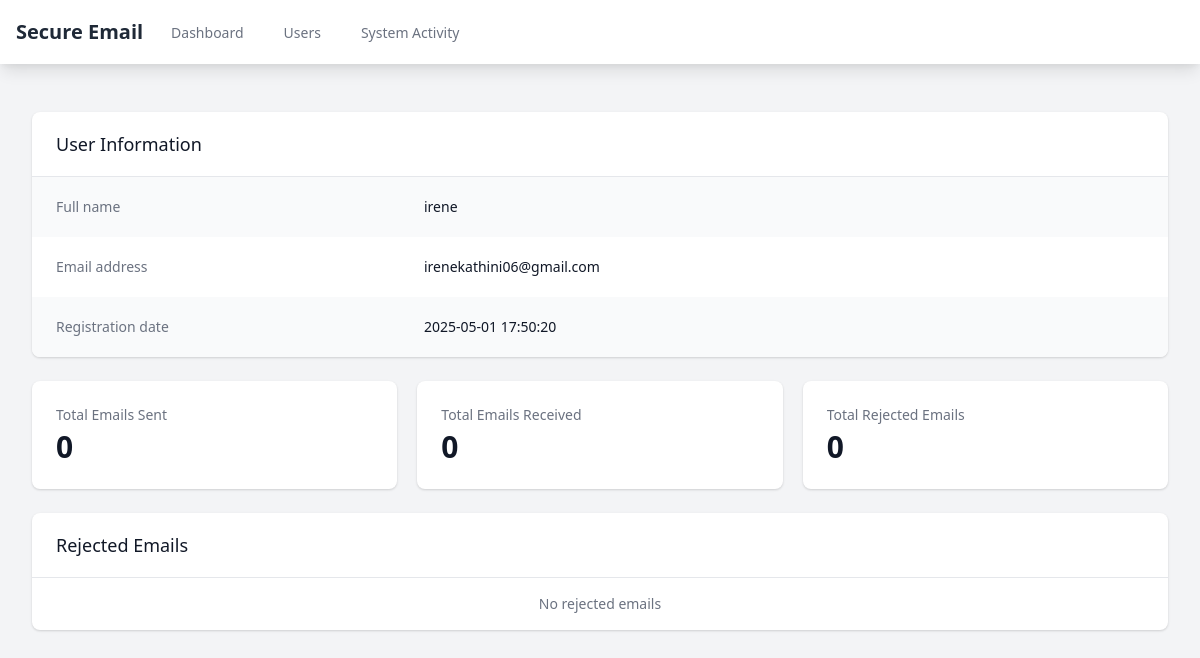
/admin/user/2/activity (signed in), run on an earlier commit of the app's database.
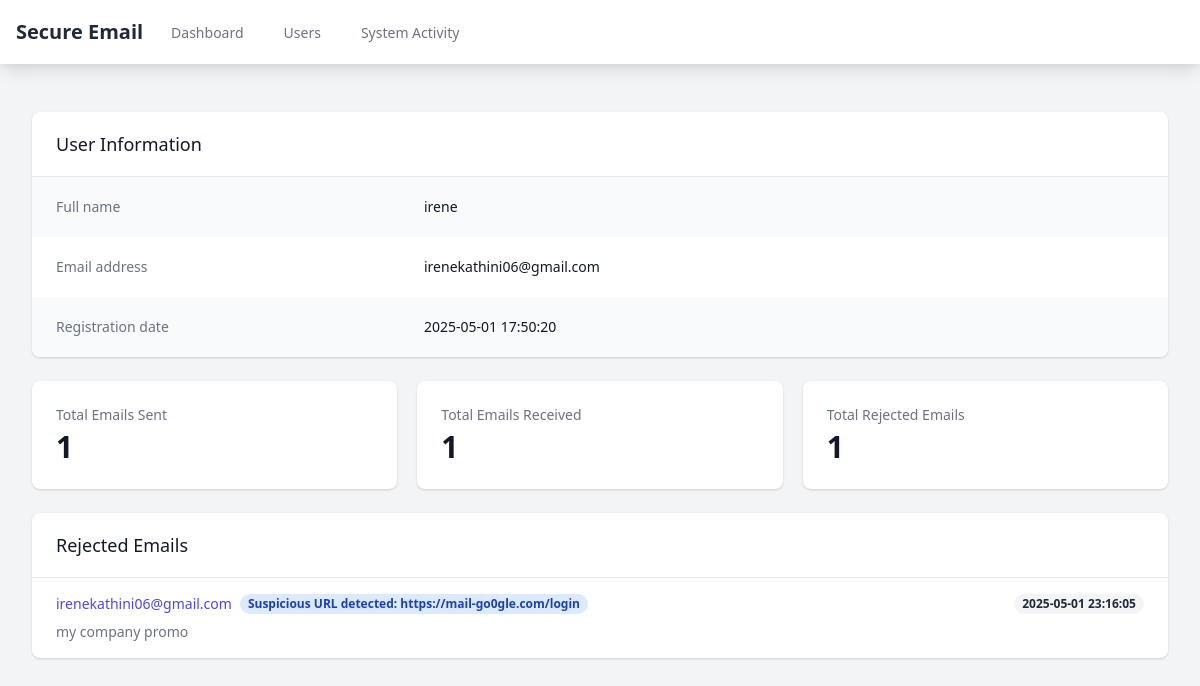
And on a later commit of the database.
### tables this page shows
CREATE TABLE users (
                id INTEGER PRIMARY KEY AUTOINCREMENT,
                fullname TEXT NOT NULL,
                email TEXT NOT NULL UNIQUE,
                password TEXT NOT NULL,
                is_admin BOOLEAN DEFAULT FALSE,
                is_approved BOOLEAN DEFAULT FALSE,
                profile_picture TEXT,
                bio TEXT,
                created_at DATETIME DEFAULT CURRENT_TIMESTAMP,
                last_updated DATETIME DEFAULT CURRENT_TIMESTAMP
            );

CREATE TABLE rejected_emails (
                id INTEGER PRIMARY KEY AUTOINCREMENT,
                sender TEXT,
                recipient TEXT,
                subject TEXT,
                message TEXT,
                reason TEXT,
                timestamp DATETIME DEFAULT CURRENT_TIMESTAMP
            );

### app.py (the view)
@app.route('/admin/user/<int:user_id>/activity')
@admin_required
def admin_user_activity(user_id):
    try:
        conn = sqlite3.connect(DB_NAME)
        conn.row_factory = sqlite3.Row
        c = conn.cursor()
        c.execute('SELECT id, fullname, email, created_at FROM users WHERE id = ?', (user_id,))
        user = c.fetchone()
        if not user:
            return redirect(url_for('admin_users'))
        c.execute('''
            SELECT * FROM emails
            WHERE sender = ?
            ORDER BY timestamp DESC
        ''', (user['email'],))
        sent_emails = c.fetchall()
        c.execute('''
            SELECT * FROM emails
            WHERE recipient = ?
            ORDER BY timestamp DESC
        ''', (user['email'],))
        received_emails = c.fetchall()
        c.execute('''
            SELECT * FROM rejected_emails
            WHERE sender = ? OR recipient = ?
            ORDER BY timestamp DESC
        ''', (user['email'], user['email']))
        rejected_emails = c.fetchall()
        stats = {
            'total_sent': len(sent_emails),
            'total_received': len(received_emails),
            'total_rejected': len(rejected_emails),
            'spam_attempts': sum(1 for email in rejected_emails if 'Spam' in email['reason']),
            'phishing_attempts': sum(1 for email in rejected_emails if 'Phishing' in email['reason']),
            'malware_detected': sum(1 for email in rejected_emails if 'Malware' in email['reason'])
        }
        conn.close()
        return render_template('admin/user_activity.html',
                             user=user,
                             sent_emails=sent_emails,
                             received_emails=received_emails,
                             rejected_emails=rejected_emails,
                             stats=stats)
    except Exception as e:
        print("User activity error:", str(e))
        return redirect(url_for('admin_users'))

### app.py (called while the page is built)
@login_manager.user_loader
def load_user(user_id):
    return User.get(int(user_id))

def admin_required(f):
    @wraps(f)
    def decorated_function(*args, **kwargs):
        print(f"Admin required decorator called for {f.__name__}")
        print(f"Current user: {current_user}")
        print(f"Current user is authenticated: {current_user.is_authenticated}")
        if not current_user.is_authenticated:
            print("User not authenticated, redirecting to login")
            return redirect(url_for('login_page'))
        if not getattr(current_user, 'is_admin', False):
            print("User not authorized as admin, redirecting to login")
            return redirect(url_for('login_page'))
        return f(*args, **kwargs)
    return decorated_function

### your_user_model.py (called while the page is built)
    @staticmethod
    def get(user_id):
        conn = sqlite3.connect('users.db')
        cursor = conn.cursor()
        cursor.execute('SELECT id, email, fullname, is_admin FROM users WHERE id = ?', (user_id,))
        user_data = cursor.fetchone()
        conn.close()
        if user_data:
            user = User()
            user.id = user_data[0]
            user.email = user_data[1]
            user.fullname = user_data[2]
            user.is_admin = bool(user_data[3])
            user._authenticated = True
            return user
        return None

### templates/admin/user_activity.html (shortened to what this page needs)
<!DOCTYPE html>
<html lang="en">
<head>
    <link href="https://cdn.jsdelivr.net/npm/tailwindcss@2.2.19/dist/tailwind.min.css" rel="stylesheet">
    <link href="https://cdnjs.cloudflare.com/ajax/libs/font-awesome/6.0.0/css/all.min.css" rel="stylesheet">
</head>
<body class="bg-gray-100 min-h-screen">
    <nav class="bg-white shadow-lg">
        <div class="max-w-7xl mx-auto px-4">
            <div class="flex justify-between h-16">
                <div class="flex">
                    <div class="flex-shrink-0 flex items-center">
                        <span class="text-xl font-bold text-gray-800">Secure Email</span>
                    </div>
                    <div class="hidden sm:ml-6 sm:flex sm:space-x-8">
                        <a href="/admin/dashboard" class="border-transparent text-gray-500 hover:border-gray-300 hover:text-gray-700 inline-flex items-center px-1 pt-1 border-b-2 text-sm font-medium">
                            Dashboard
                        </a>
                        <a href="/admin/users" class="border-transparent text-gray-500 hover:border-gray-300 hover:text-gray-700 inline-flex items-center px-1 pt-1 border-b-2 text-sm font-medium">
                            Users
                        </a>
                        <a href="/admin/system_activity" class="border-transparent text-gray-500 hover:border-gray-300 hover:text-gray-700 inline-flex items-center px-1 pt-1 border-b-2 text-sm font-medium">
                            System Activity
                        </a>
                    </div>
                </div>
            </div>
        </div>
    </nav>
    <div class="max-w-7xl mx-auto py-6 sm:px-6 lg:px-8">
        <div class="px-4 py-6 sm:px-0">
            <div class="bg-white shadow overflow-hidden sm:rounded-lg mb-6">
                <div class="px-4 py-5 sm:px-6">
                    <h3 class="text-lg leading-6 font-medium text-gray-900">User Information</h3>
                </div>
                <div class="border-t border-gray-200">
                    <dl>
                        <div class="bg-gray-50 px-4 py-5 sm:grid sm:grid-cols-3 sm:gap-4 sm:px-6">
                            <dt class="text-sm font-medium text-gray-500">Full name</dt>
                            <dd class="mt-1 text-sm text-gray-900 sm:mt-0 sm:col-span-2">{{ user.fullname }}</dd>
                        </div>
                        <div class="bg-white px-4 py-5 sm:grid sm:grid-cols-3 sm:gap-4 sm:px-6">
                            <dt class="text-sm font-medium text-gray-500">Email address</dt>
                            <dd class="mt-1 text-sm text-gray-900 sm:mt-0 sm:col-span-2">{{ user.email }}</dd>
                        </div>
                        <div class="bg-gray-50 px-4 py-5 sm:grid sm:grid-cols-3 sm:gap-4 sm:px-6">
                            <dt class="text-sm font-medium text-gray-500">Registration date</dt>
                            <dd class="mt-1 text-sm text-gray-900 sm:mt-0 sm:col-span-2">{{ user.created_at }}</dd>
                        </div>
                    </dl>
                </div>
            </div>
            <div class="grid grid-cols-1 gap-5 sm:grid-cols-2 lg:grid-cols-3 mb-6">
                <div class="bg-white overflow-hidden shadow rounded-lg">
                    <div class="px-4 py-5 sm:p-6">
                        <dt class="text-sm font-medium text-gray-500 truncate">Total Emails Sent</dt>
                        <dd class="mt-1 text-3xl font-semibold text-gray-900">{{ stats.total_sent }}</dd>
                    </div>
                </div>
                <div class="bg-white overflow-hidden shadow rounded-lg">
                    <div class="px-4 py-5 sm:p-6">
                        <dt class="text-sm font-medium text-gray-500 truncate">Total Emails Received</dt>
                        <dd class="mt-1 text-3xl font-semibold text-gray-900">{{ stats.total_received }}</dd>
                    </div>
                </div>
                <div class="bg-white overflow-hidden shadow rounded-lg">
                    <div class="px-4 py-5 sm:p-6">
                        <dt class="text-sm font-medium text-gray-500 truncate">Total Rejected Emails</dt>
                        <dd class="mt-1 text-3xl font-semibold text-gray-900">{{ stats.total_rejected }}</dd>
                    </div>
                </div>
            </div>
            <div class="bg-white shadow overflow-hidden sm:rounded-lg mb-6">
                <div class="px-4 py-5 sm:px-6">
                    <h3 class="text-lg leading-6 font-medium text-gray-900">Rejected Emails</h3>
                </div>
                <div class="border-t border-gray-200">
                    <ul class="divide-y divide-gray-200">
                        {% for email in rejected_emails %}
                        <li class="px-4 py-4 sm:px-6">
                            <div class="flex items-center justify-between">
                                <div class="flex items-center">
                                    <p class="text-sm font-medium text-indigo-600 truncate">
                                        {{ email.sender if email.sender == user.email else email.recipient }}
                                    </p>
                                    <span class="ml-2 px-2 inline-flex text-xs leading-5 font-semibold rounded-full
                                        {% if 'Spam' in email.reason %}bg-yellow-100 text-yellow-800
                                        {% elif 'Phishing' in email.reason %}bg-red-100 text-red-800
                                        {% else %}bg-blue-100 text-blue-800{% endif %}">
                                        {{ email.reason }}
                                    </span>
                                </div>
                                <div class="ml-2 flex-shrink-0 flex">
                                    <p class="px-2 inline-flex text-xs leading-5 font-semibold rounded-full bg-gray-100 text-gray-800">
                                        {{ email.timestamp }}
                                    </p>
                                </div>
                            </div>
                            <div class="mt-2">
                                <p class="text-sm text-gray-500">{{ email.subject }}</p>
                            </div>
                        </li>
                        {% else %}
                        <li class="px-4 py-4 sm:px-6">
                            <p class="text-sm text-gray-500 text-center">No rejected emails</p>
                        </li>
                        {% endfor %}
                    </ul>
                </div>
            </div>
        </div>
    </div>
</body>
</html>

What changed in the data, as far as the page shows it:
added rejected_emails: sender.email "irenekathini06@gmail.com", reason "Suspicious URL detected: https://mail-go0gle.com/login", timestamp "2025-05-01 23:16:05", subject "my company promo"
Also different on the page:
{{ stats.total_sent }}: "0" → "1"
{{ stats.total_received }}: "0" → "1"
{{ stats.total_rejected }}: "0" → "1"
text no longer shown: "No rejected emails"
